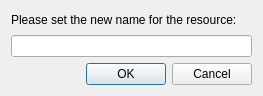
<?xml version="1.0" encoding="UTF-8"?>
<ui version="4.0">
 <class>RenameResourceDialog</class>
 <widget class="QDialog" name="Dialog">
  <property name="geometry">
   <rect>
    <x>0</x>
    <y>0</y>
    <width>263</width>
    <height>96</height>
   </rect>
  </property>
  <property name="windowTitle">
   <string>Dialog</string>
  </property>
  <layout class="QVBoxLayout" name="verticalLayout">
   <item>
    <widget class="QLabel" name="label">
     <property name="text">
      <string>Please set the new name for the resource:</string>
     </property>
    </widget>
   </item>
   <item>
    <widget class="QLineEdit" name="lineEdit">
     <property name="autoFillBackground">
      <bool>true</bool>
     </property>
    </widget>
   </item>
   <item>
    <widget class="QDialogButtonBox" name="buttonBox">
     <property name="orientation">
      <enum>Qt::Horizontal</enum>
     </property>
     <property name="standardButtons">
      <set>QDialogButtonBox::Cancel|QDialogButtonBox::Ok</set>
     </property>
    </widget>
   </item>
  </layout>
 </widget>
 <resources/>
 <connections>
  <connection>
   <sender>buttonBox</sender>
   <signal>accepted()</signal>
   <receiver>Dialog</receiver>
   <slot>accept()</slot>
   <hints>
    <hint type="sourcelabel">
     <x>248</x>
     <y>254</y>
    </hint>
    <hint type="destinationlabel">
     <x>157</x>
     <y>274</y>
    </hint>
   </hints>
  </connection>
  <connection>
   <sender>buttonBox</sender>
   <signal>rejected()</signal>
   <receiver>Dialog</receiver>
   <slot>reject()</slot>
   <hints>
    <hint type="sourcelabel">
     <x>316</x>
     <y>260</y>
    </hint>
    <hint type="destinationlabel">
     <x>286</x>
     <y>274</y>
    </hint>
   </hints>
  </connection>
 </connections>
</ui>
